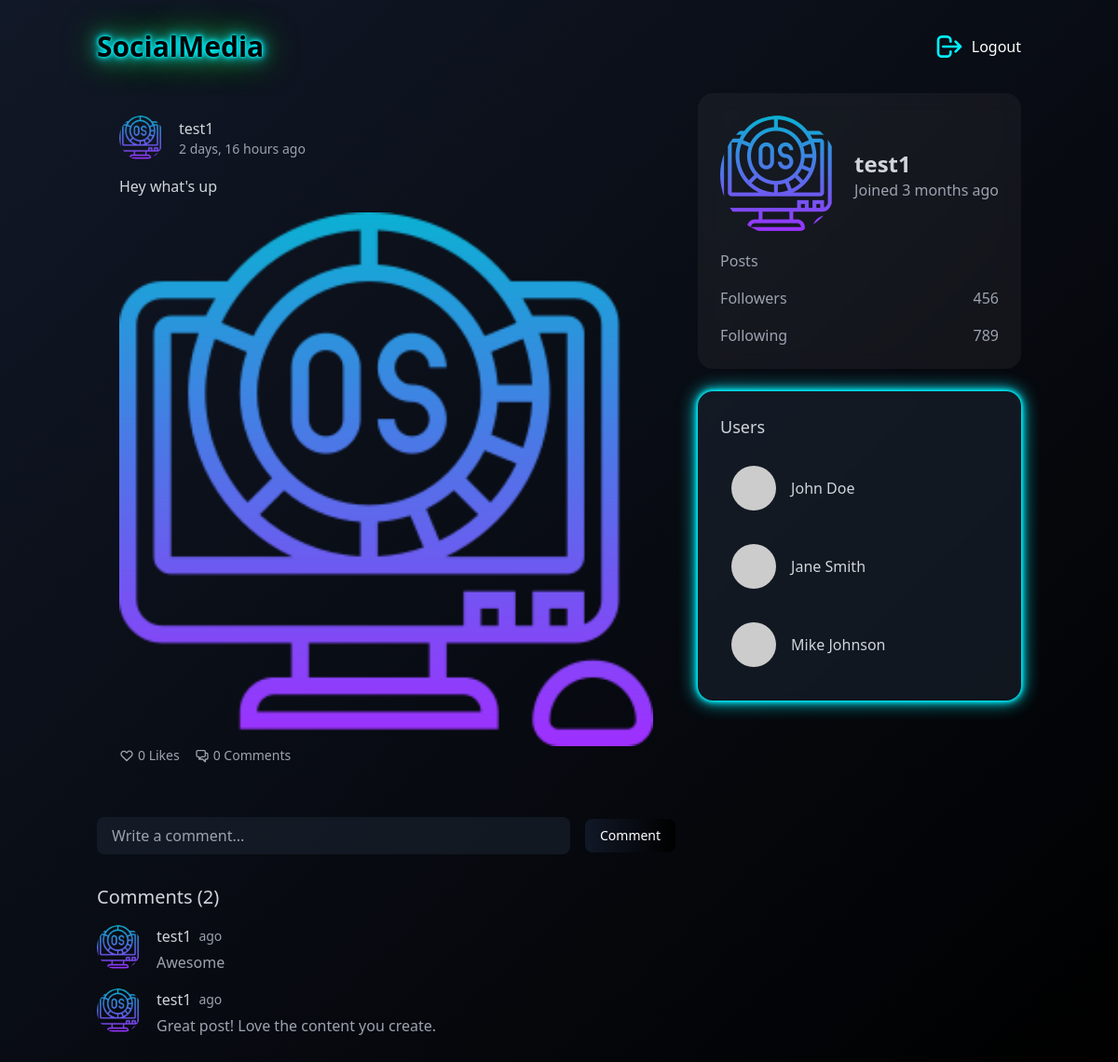
Screenshot of /posts/5 (signed in) with the database file from the repository.
### posts/models.py (models this page shows, shortened)
class Posts(models.Model):
    post_content = models.CharField(max_length=1000)
    profile = models.ForeignKey(Profile, on_delete=models.CASCADE)
    post_image = models.ImageField(upload_to="posts_imgs/")
    created_at = models.DateTimeField(auto_now_add=True)
    like_count = models.IntegerField(default=0)

class Comments(models.Model):
    comment_content = models.CharField(max_length=200)
    profile = models.ForeignKey(Profile, on_delete=models.CASCADE)
    post = models.ForeignKey(Posts, on_delete=models.CASCADE)

### userauth/models.py (models this page shows, shortened)
class Profile(models.Model):
    user = models.OneToOneField(User, on_delete=models.CASCADE)
    profile_image = models.ImageField(upload_to='profile_pics/', default='default.jpg')
    bio = models.TextField(blank=True, null=True)

### posts/views.py (the view)
# urls.py: path('<int:postId>', views.get_post),
@login_required(login_url="/auth/signin")
def get_post(request, postId):
    post = get_object_or_404(Posts, id=postId)
    comments = Comments.objects.filter(post=post)
    data = {"post": post, "comments": comments}
    return render(request, "post.html", {"data": data})

### templates/post.html (shortened to what this page needs)
<!DOCTYPE html>
<html lang="en">
<head>
    <script src="https://cdn.tailwindcss.com"></script>
</head>
<body class="bg-gradient-to-br from-gray-900 to-black min-h-screen">
    <div class="container mx-auto px-4 py-8">
        <div class="flex justify-between items-center mb-8">
            <h1 class="neon-text text-3xl font-bold">SocialMedia</h1>
            <div class="flex items-center space-x-4">
                <a href="#" class="flex items-center space-x-2 hover:text-neon-blue transition-colors">
                    <svg class="w-8 h-8 text-[var(--neon-blue)]" fill="none" stroke="currentColor" viewBox="0 0 24 24">
                        <path stroke-linecap="round" stroke-linejoin="round" stroke-width="2"
                            d="M17 16l4-4m0 0l-4-4m4 4H7m6 4v1a3 3 0 01-3 3H6a3 3 0 01-3-3V7a3 3 0 013-3h4a3 3 0 013 3v1">
                        </path>
                    </svg>
                    <span class="text-white">Logout</span>
                </a>
            </div>
        </div>
        <div class="grid grid-cols-1 md:grid-cols-2 gap-6">
            <div class="md:col-span-2 md:col-start-1 md:col-end-3">
                <div class="post-card p-6 rounded-2xl mb-6">
                    <div class="flex items-center space-x-4 mb-4">
                        <img src="{{ data.post.profile.profile_image.url }}" alt="{{ data.post.profile.user.username }}"
                            class="profile-image" />
                        <div>
                            <h3 class="font-medium text-gray-300">
                                {{ data.post.profile.user.username }}
                            </h3>
                            <p class="text-sm text-gray-400">
                                {{ data.post.created_at|timesince }} ago
                            </p>
                        </div>
                    </div>
                    <p class="text-gray-300 mb-4">{{ data.post.post_content }}</p>
                    {% if data.post.post_image %}
                    <img src="{{ data.post.post_image.url }}" alt="Post image"
                        class="w-full rounded-lg mt-4 post-image" />
                    {% endif %}
                    <div class="flex items-center space-x-4 text-gray-400 text-sm">
                        <span class="flex items-center cursor-pointer hover:text-neon-blue">
                            <svg class="w-4 h-4 mr-1" fill="none" stroke="currentColor" viewBox="0 0 24 24">
                                <path stroke-linecap="round" stroke-linejoin="round" stroke-width="2"
                                    d="M4.318 6.318a4.5 4.5 0 000 6.364L12 20.364l7.682-7.682a4.5 4.5 0 00-6.364-6.364L12 7.636l-1.318-1.318a4.5 4.5 0 00-6.364 0z">
                                </path>
                            </svg>
                            {{ data.post.like_count }} Likes
                        </span>
                        <span class="flex items-center cursor-pointer hover:text-neon-blue">
                            0 Comments
                        </span>
                    </div>
                </div>
                <div class="mt-8 mb-8">
                    <div class="flex items-center space-x-4">
                        <form class="flex-1" method="POST" action='/posts/add_comments/{{data.post.id}}'>
                            <div class="flex items-center space-x-4">
                                <input type="text" name="comment_content"
                                    class="flex-1 px-4 py-2 rounded-lg bg-gray-800/50 text-gray-300 placeholder-gray-400 focus:outline-none focus:ring-2 focus:ring-neon-blue"
                                    placeholder="Write a comment...">
                                <button type="submit"
                                    class="flex items-center px-4 py-2 rounded-lg text-sm font-medium text-white bg-gradient-to-r from-neon-blue via-neon-green to-neon-purple transition-all duration-300 hover:bg-none hover:bg-[var(--neon-blue)]">
                                    Comment
                                </button>
                            </div>
                        </form>
                    </div>
                </div>
                <div class="mt-8">
                    <h3 class="text-xl font-medium text-gray-300 mb-4">Comments ({{ data.comments.count }})</h3>
                    <div class="space-y-4">
                        {% for comment in data.comments %}
                        <div class="flex items-start space-x-4">
                            <img src="{{ comment.profile.profile_image.url }}" alt="{{ comment.profile.user.username }}"
                                class="profile-image" />
                            <div>
                                <div class="flex items-center space-x-2">
                                    <h4 class="font-medium text-gray-300">{{ comment.profile.user.username }}</h4>
                                    <span class="text-sm text-gray-400">{{ comment.created_at|timesince }} ago</span>
                                </div>
                                <p class="text-gray-400 mt-1">{{ comment.comment_content }}</p>
                            </div>
                        </div>
                        {% empty %}
                        <div class="text-center text-gray-400 py-4">
                            No comments yet. Be the first to comment!
                        </div>
                        {% endfor %}
                    </div>
                </div>
            </div>
            <div class="md:col-span-1 md:col-start-3 md:col-end-4">
                <div class="profile-section p-6 rounded-2xl mb-6">
                    <div class="flex items-center space-x-4 mb-4">
                        <img src="{{ request.user.profile.profile_image.url }}" alt="Profile Picture"
                            class="w-32 h-32 rounded-full" />
                        <div>
                            <h2 class="text-2xl font-bold text-gray-300">
                                {{ request.user.username }}
                            </h2>
                            <p class="text-gray-400">Joined 3 months ago</p>
                        </div>
                    </div>
                    <div class="space-y-4">
                        <div class="flex justify-between text-gray-400">
                            <span>Posts</span>
                        </div>
                        <div class="flex justify-between text-gray-400">
                            <span>Followers</span>
                            <span>456</span>
                        </div>
                        <div class="flex justify-between text-gray-400">
                            <span>Following</span>
                            <span>789</span>
                        </div>
                    </div>
                </div>
                <div class="bg-gray-800/50 p-6 rounded-2xl backdrop-blur-sm neon-border">
                    <h2 class="text-lg font-medium text-gray-300 mb-4">Users</h2>
                    <div class="space-y-3">
                        <a href="#"
                            class="flex items-center space-x-4 hover:bg-gray-700/50 p-3 rounded-lg transition-colors">
                            <img src="https://via.placeholder.com/48" alt="John Doe" class="profile-image" />
                            <span class="text-gray-300">John Doe</span>
                        </a>
                        <a href="#"
                            class="flex items-center space-x-4 hover:bg-gray-700/50 p-3 rounded-lg transition-colors">
                            <img src="https://via.placeholder.com/48" alt="Jane Smith" class="profile-image" />
                            <span class="text-gray-300">Jane Smith</span>
                        </a>
                        <a href="#"
                            class="flex items-center space-x-4 hover:bg-gray-700/50 p-3 rounded-lg transition-colors">
                            <img src="https://via.placeholder.com/48" alt="Mike Johnson" class="profile-image" />
                            <span class="text-gray-300">Mike Johnson</span>
                        </a>
                    </div>
                </div>
            </div>
        </div>
    </div>
</body>
</html>

### rows the page displays
Posts: post.profile.profile_image (picture), post.profile.user.username "test1", post.created_at "2 days, 16 hours", post.post_content "Hey what's up", post.post_image (picture), post.like_count "0"
Comments: profile.profile_image (picture), profile.user.username "test1", comment_content "Awesome"
Comments: profile.profile_image (picture), profile.user.username "test1", comment_content "Great post! Love the content you create."

### other values shown
{{ data.comments.count }} "2"
{{ request.user.username }} "test1"
